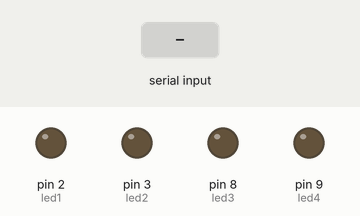
Recording of a sketch running on a simulated Arduino Uno, built with avr-gcc and run on an emulated ATmega328P. Parts: output pins drawn as LEDs (lit = HIGH). The test bench sets the inputs (shaded band).

Above: at 1.2 s.
1.3 s: "a" received over Serial
At 2.5 s:
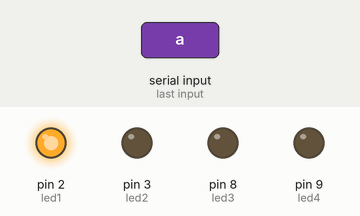
2.8 s: "c" received over Serial
At 3.8 s:
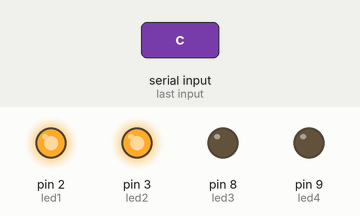
4.3 s: "e" received over Serial
At 5.0 s:
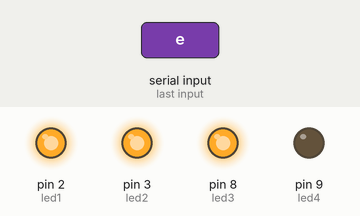
5.8 s: "d" received over Serial
At 6.1 s:
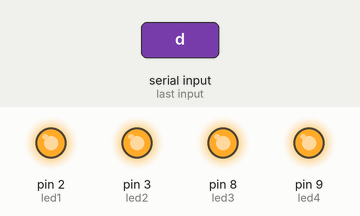
7.3 s: "b" received over Serial
At 8.4 s:
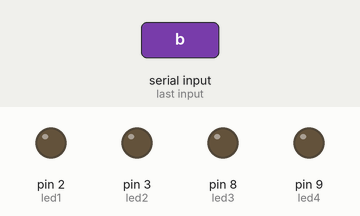
8.8 s: "c" received over Serial
At 9.6 s:
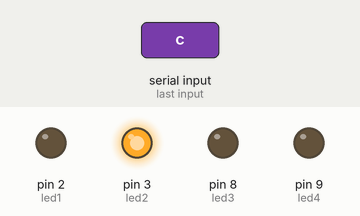
Timing chart, 0 to 11.3 s (numbered marks = the images above; inputs shaded):
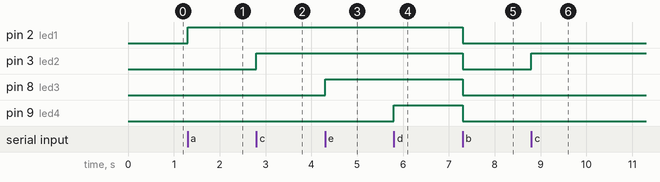

The sketch:

Codigo_Arduino.ino
```cpp
int led1 = 2;/*in4*/
int led2 = 3;/*in3*/
int led3 = 8;/*in2*/
int led4 = 9;/*in1*/
/*out1,2 enfrente*/
/*out3,4 atras*/
int estado = 0;

void setup()
{
  Serial.begin(9600);
  pinMode(led1, OUTPUT);
  pinMode(led2, OUTPUT);
  pinMode(led3, OUTPUT);
  pinMode(led4, OUTPUT);
}

void loop()
{
  if( Serial.available()>0)
  {
    estado = Serial.read();
  }
  switch( estado)
  {
    /*adelante*/
    case 'a':
    digitalWrite(led1, HIGH);
    break;

    /*atras*/
    case 'c':
    digitalWrite(led2, HIGH);
    break;

    /*izquierda    */
    case 'e':
    digitalWrite(led3, HIGH);
    digitalWrite(led1, HIGH);
    break;

   /* derecha */
    case 'd':
    digitalWrite(led4, HIGH);
    digitalWrite(led1, HIGH);
    break;

 /* detener */
    case 'b':
    digitalWrite(led1, LOW);
    digitalWrite(led2, LOW);
    digitalWrite(led3, LOW);
    digitalWrite(led4, LOW);
    break;
     }
}
```

Measured:
- after the input at 1.3 s, pin 2 (led1): LOW → HIGH at once
- after the input at 2.8 s, pin 3 (led2): LOW → HIGH at once
- after the input at 4.3 s, pin 8 (led3): LOW → HIGH at once
- after the input at 5.8 s, pin 9 (led4): LOW → HIGH at once
- after the input at 7.3 s, pin 2 (led1), pin 3 (led2), pin 8 (led3), pin 9 (led4): HIGH → LOW at once
- after the input at 8.8 s, pin 3 (led2): LOW → HIGH at once
